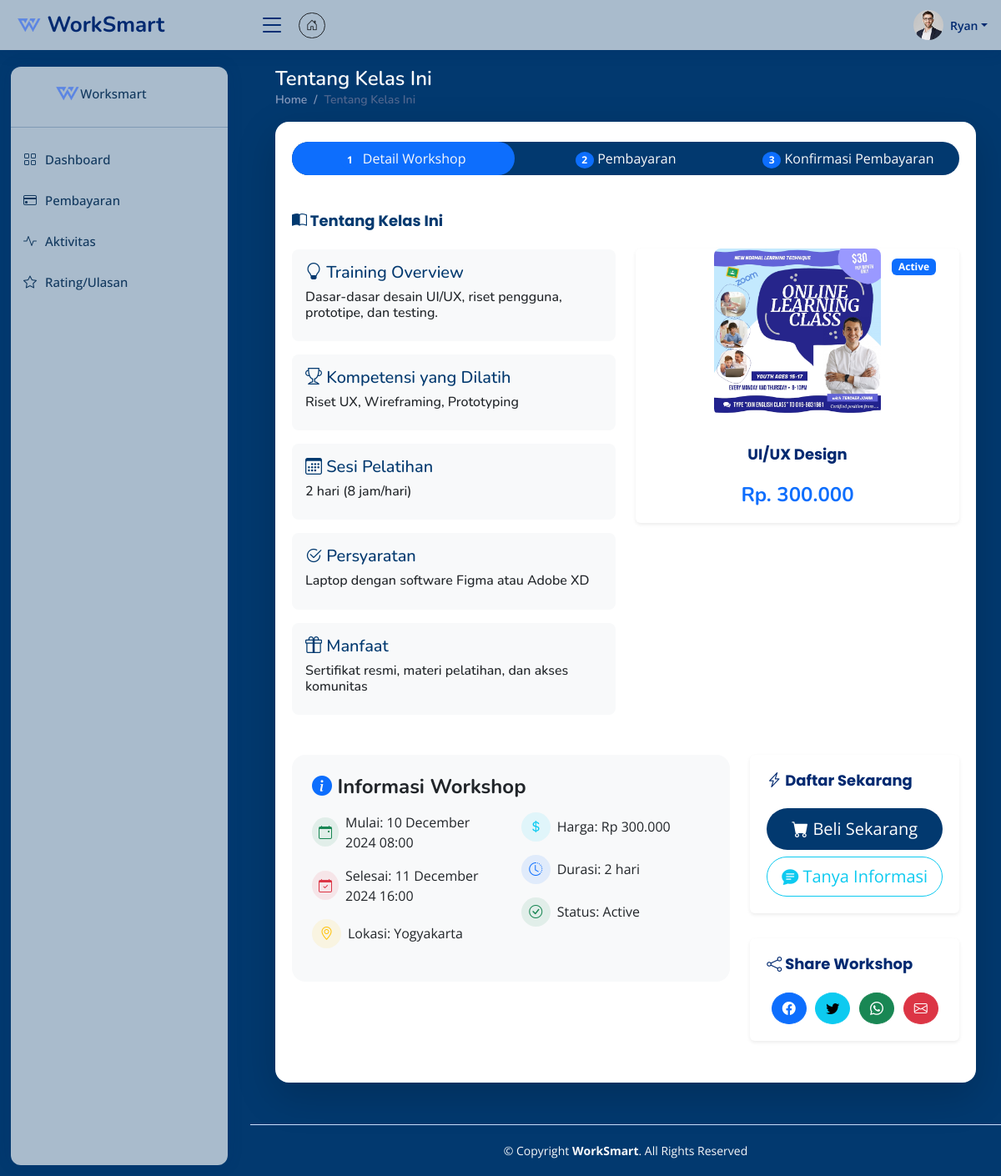
The page /pages/detail-workshop.php?workshop_id=3 (signed in) on the database its author committed.
### tables this page shows
CREATE TABLE `workshops` (
  `workshop_id` int(11) NOT NULL,
  `mitra_id` int(11) NOT NULL,
  `title` varchar(255) NOT NULL,
  `description` text DEFAULT NULL,
  `banner` varchar(100) NOT NULL,
  `training_overview` text NOT NULL,
  `trained_competencies` text NOT NULL,
  `training_session` text NOT NULL,
  `requirements` text NOT NULL,
  `benefits` text NOT NULL,
  `price` decimal(10,2) NOT NULL,
  `location` varchar(255) DEFAULT NULL,
  `start_date` datetime NOT NULL,
  `end_date` datetime DEFAULT NULL,
  `status` enum('active','inactive','cancelled') NOT NULL DEFAULT 'active',
  `created_at` timestamp NOT NULL DEFAULT current_timestamp(),
  `updated_at` timestamp NOT NULL DEFAULT current_timestamp() ON UPDATE current_timestamp()
);

### controllers/function.php (called while the page is built, shortened)
<?php
function getWorkshopById($workshop_id) {
    require '../databases/database.php';
    $sql = "SELECT w.*, CONCAT(u.first_name, ' ', u.last_name) as mitra_name
            FROM workshops w
            LEFT JOIN users u ON w.mitra_id = u.user_id
            WHERE w.workshop_id = ?";
    $stmt = $conn->prepare($sql);
    $stmt->bind_param("i", $workshop_id);
    $stmt->execute();
    $result = $stmt->get_result();
    return $result->fetch_assoc();
}
?>

### pages/detail-workshop.php (the view, shortened to what this page needs)
<?php
$workshop_id = $_GET['workshop_id'];
require '../controllers/function.php';
$data = getWorkshopById($workshop_id);
$role = $_SESSION['role'];
?>
<!DOCTYPE html>
<html lang="en">
<head>
  <link href="assets/vendor/bootstrap/css/bootstrap.min.css" rel="stylesheet">
  <link href="assets/vendor/bootstrap-icons/bootstrap-icons.css" rel="stylesheet">
  <link href="assets/vendor/boxicons/css/boxicons.min.css" rel="stylesheet">
  <link href="assets/vendor/quill/quill.snow.css" rel="stylesheet">
  <link href="assets/vendor/quill/quill.bubble.css" rel="stylesheet">
  <link href="assets/vendor/remixicon/remixicon.css" rel="stylesheet">
  <link href="https://cdn.datatables.net/1.11.5/css/dataTables.bootstrap5.min.css" rel="stylesheet">
  <link href="https://cdn.datatables.net/responsive/2.2.9/css/responsive.bootstrap5.min.css" rel="stylesheet">
  <link href="https://cdn.datatables.net/buttons/2.2.2/css/buttons.bootstrap5.min.css" rel="stylesheet">
  <link href="assets/css/style.css" rel="stylesheet">
  <link href="assets/css/brand.css" rel="stylesheet">
</head>
<body>
  <?php require 'header.php'; ?>
  <?php require 'sidebar.php'; ?>
  <main id="main" class="main brand-bg-color">
    <div class="pagetitle">
      <h1 class="text-light">Tentang Kelas Ini</h1>
      <nav>
        <ol class="breadcrumb">
          <li class="breadcrumb-item"><a href="dashboard.php">Home</a></li>
          <li class="breadcrumb-item active">Tentang Kelas Ini</li>
        </ol>
      </nav>
    </div>
    <section class="section dashboard">
    <?php if($role!='admin' && $role!='mitra'){ ?>
        <div class="row">
          <div class="col-lg-12">
            <div class="card shadow-lg rounded-4">
              <div class="card-body">
                <div class="wizard-nav mb-4">
                  <ul class="nav nav-pills nav-justified mt-4 brand-bg-color rounded-pill">
                    <li class="nav-item">
                      <a class="nav-link active rounded-pill text-light" id="step1-tab" data-bs-toggle="pill" href="#step1">
                        <span class="step badge bg-primary rounded-circle">1</span>
                        <span>Detail Workshop</span>
                      </a>
                    </li>
                    <li class="nav-item">
                      <a class="nav-link rounded-pill text-light" id="step2-tab" data-bs-toggle="pill" href="#step2">
                        <span class="step badge bg-primary rounded-circle">2</span>
                        <span>Pembayaran</span>
                      </a>
                    </li>
                    <li class="nav-item">
                      <a class="nav-link rounded-pill text-light" id="step3-tab" data-bs-toggle="pill" href="#step3">
                        <span class="step badge bg-primary rounded-circle">3</span>
                        <span>Konfirmasi Pembayaran</span>
                      </a>
                    </li>
                  </ul>
                </div>
                <div class="tab-content">
                  <div class="tab-pane fade show active" id="step1">
                    <div class="row">
                      <div class="col-lg-6 text-left">
                          <h5 class="card-title brand-color fw-bold"><i class="bi bi-book-half"></i> Tentang Kelas Ini</h5>
                          <div class="p-3 bg-light rounded-3 mb-3">
                            <h5 class="brand-color"><i class="bi bi-lightbulb"></i> Training Overview</h5>
                            <h6><?= $data['training_overview']; ?></h6>
                          </div>
                          <div class="p-3 bg-light rounded-3 mb-3">
                            <h5 class="brand-color"><i class="bi bi-trophy"></i> Kompetensi yang Dilatih</h5>
                            <h6><?= $data['trained_competencies']; ?></h6>
                          </div>
                          <div class="p-3 bg-light rounded-3 mb-3">
                            <h5 class="brand-color"><i class="bi bi-calendar3"></i> Sesi Pelatihan</h5>
                            <h6><?= $data['training_session']; ?></h6>
                          </div>
                          <div class="p-3 bg-light rounded-3 mb-3">
                            <h5 class="brand-color"><i class="bi bi-check2-circle"></i> Persyaratan</h5>
                            <h6><?= $data['requirements']; ?></h6>
                          </div>
                          <div class="p-3 bg-light rounded-3">
                            <h5 class="brand-color"><i class="bi bi-gift"></i> Manfaat</h5>
                            <h6><?= $data['benefits']; ?></h6>
                          </div>
                      </div>
                      <div class="col-lg-6 text-center mt-5">
                          <div class="card shadow-sm hover-shadow mt-3">
                              <div class="card-body">
                                  <div class="position-relative">
                                    <img src="assets/img/workshops/<?= $data['banner']; ?>" alt="Workshop Banner" class="rounded-3 img-fluid mb-3" style="max-height: 200px; object-fit: cover;">
                                    <div class="position-absolute top-0 end-0 m-2">
                                      <span class="badge bg-primary"><?= ucfirst($data['status']) ?></span>
                                    </div>
                                  </div>
                                  <h5 class="card-title fw-bold"><?= $data['title']; ?></h5>
                                  <h4 class="text-primary mb-0 fw-bold">Rp. <?= number_format($data['price'], 0, ',', '.') ?></h4>
                              </div>
                          </div>
                      </div>
                    </div>
                    <div class="row mt-5">
                      <div class="col-lg-8">
                          <div class="workshop-details">
                              <div class="info-block mb-4 p-4 bg-light rounded-4">
                                  <h4 class="text-dark fw-bold"><i class="bi bi-info-circle-fill text-primary"></i> Informasi Workshop</h4>
                                  <div class="row mt-3">
                                      <div class="col-md-6">
                                          <ul class="list-unstyled">
                                              <li class="mb-3 d-flex align-items-center">
                                                <span class="icon-wrapper bg-success bg-opacity-10 rounded-circle p-2 me-2">
                                                  <i class="bi bi-calendar-event text-success"></i>
                                                </span>
                                                Mulai: <?= date('d F Y H:i', strtotime($data['start_date'])) ?>
                                              </li>
                                              <li class="mb-3 d-flex align-items-center">
                                                <span class="icon-wrapper bg-danger bg-opacity-10 rounded-circle p-2 me-2">
                                                  <i class="bi bi-calendar-check text-danger"></i>
                                                </span>
                                                Selesai: <?= date('d F Y H:i', strtotime($data['end_date'])) ?>
                                              </li>
                                              <li class="mb-3 d-flex align-items-center">
                                                <span class="icon-wrapper bg-warning bg-opacity-10 rounded-circle p-2 me-2">
                                                  <i class="bi bi-geo-alt text-warning"></i>
                                                </span>
                                                Lokasi: <?= $data['location'] ?>
                                              </li>
                                          </ul>
                                      </div>
                                      <div class="col-md-6">
                                          <ul class="list-unstyled">
                                              <li class="mb-3 d-flex align-items-center">
                                                <span class="icon-wrapper bg-info bg-opacity-10 rounded-circle p-2 me-2">
                                                  <i class="bi bi-currency-dollar text-info"></i>
                                                </span>
                                                Harga: Rp <?= number_format($data['price'], 0, ',', '.') ?>
                                              </li>
                                              <li class="mb-3 d-flex align-items-center">
                                                <span class="icon-wrapper bg-primary bg-opacity-10 rounded-circle p-2 me-2">
                                                  <i class="bi bi-clock-history text-primary"></i>
                                                </span>
                                                Durasi: <?= ceil((strtotime($data['end_date']) - strtotime($data['start_date'])) / (60 * 60 * 24)) ?> hari
                                              </li>
                                              <li class="mb-3 d-flex align-items-center">
                                                <span class="icon-wrapper bg-success bg-opacity-10 rounded-circle p-2 me-2">
                                                  <i class="bi bi-check-circle text-success"></i>
                                                </span>
                                                Status: <?= ucfirst($data['status']) ?>
                                              </li>
                                          </ul>
                                      </div>
                                  </div>
                              </div>
                          </div>
                      </div>
                      <div class="col-lg-4">
                          <div class="card shadow-sm hover-shadow">
                              <div class="card-body">
                                  <h5 class="card-title fw-bold"><i class="bi bi-lightning-charge"></i> Daftar Sekarang</h5>
                                  <div class="d-grid gap-2">
                                      <?php if($data['status'] == 'active'): ?>
                                          <button class="btn brand-btn rounded-pill btn-lg" type="button" onclick="nextStep()">
                                              <i class="bi bi-cart-fill"></i> Beli Sekarang
                                          </button>
                                          <a href="pesan.php?mitra_id=<?= $data['mitra_id'] ?>&workshop_title=<?= urlencode($data['title']) ?>" class="btn btn-outline-info rounded-pill btn-lg" type="button">
                                              <i class="bi bi-chat-text-fill"></i> Tanya Informasi
                                      </a>
                                      <?php else: ?>
                                          <button class="btn btn-secondary btn-lg" type="button" disabled>
                                              <i class="bi bi-x-circle"></i> Workshop Tidak Tersedia
                                          </button>
                                      <?php endif; ?>
                                  </div>
                              </div>
                          </div>
                          <div class="card mt-3 shadow-sm hover-shadow">
                              <div class="card-body">
                                  <h5 class="card-title fw-bold"><i class="bi bi-share"></i> Share Workshop</h5>
                                  <div class="d-flex justify-content-around">
                                      <a href="#" class="btn btn-primary rounded-circle"><i class="bi bi-facebook"></i></a>
                                      <a href="#" class="btn btn-info rounded-circle"><i class="bi bi-twitter"></i></a>
                                      <a href="#" class="btn btn-success rounded-circle"><i class="bi bi-whatsapp"></i></a>
                                      <a href="#" class="btn btn-danger rounded-circle"><i class="bi bi-envelope"></i></a>
                                  </div>
                              </div>
                          </div>
                      </div>
                    </div>
                  </div>
            </div>
          </div>
        </div>
    <?php } ?>
      </section>
        </main>
  <footer id="footer" class="footer brand-bg-color">
    <div class="copyright text-light">
      © Copyright <strong><span>WorkSmart</span></strong>. All Rights Reserved
    </div>
  </footer>
</body>
</html>

### pages/assets/css/style.css (style rules this page uses)
:root { scroll-behavior: smooth; }
body { font-family: "Open Sans", sans-serif; background: #02396f!important; color: #02396f!important; }
a { color: #275f96; text-decoration: none; }
h1, h2, h3, h4, h5, h6 { font-family: "Nunito", sans-serif; }
#main { margin-top: 60px; padding: 20px 30px; transition: all 0.3s; }
.pagetitle { margin-bottom: 10px; }
.pagetitle h1 { font-size: 24px; margin-bottom: 0; font-weight: 600; color: #012970; }
.card { margin-bottom: 30px; border: none; box-shadow: 0px 0 30px rgba(1, 41, 112, 0.1); }
.card-title { padding: 20px 0 15px 0; font-size: 18px; font-weight: 500; color: #012970; font-family: "Poppins", sans-serif; }
.card-body { padding: 0 20px 20px 20px; }
.breadcrumb { font-size: 14px; font-family: "Nunito", sans-serif; color: #899bbd; font-weight: 600; }
.breadcrumb a { color: #899bbd; transition: 0.3s; }
.breadcrumb .breadcrumb-item::before { color: #899bbd; }
.breadcrumb .active { color: #51678f; font-weight: 600; }
@media (min-width: 1200px) { #main, #footer { margin-left: 300px; } }
.footer { padding: 20px 0; font-size: 14px; transition: all 0.3s; border-top: 1px solid #cddfff; }
.footer .copyright { text-align: center; color: #012970; }

### pages/assets/css/brand.css (style rules this page uses)
.brand-color { color: #02396f!important; }
.brand-bg-color { background-color: #02396f!important; }
.brand-btn { background-color: #02396f; color: white; border: none; padding: 10px 20px; border-radius: 5px; cursor: pointer; transition: all 0.3s ease; }
h1,h2,h3,h4,h5,p { color: white; }

### pages/detail-workshop.php (style rules this page uses)
.icon-wrapper { display: inline-flex; align-items: center; justify-content: center; width: 35px; height: 35px; }

### rows shown on the page
workshops: training_overview "Dasar-dasar desain UI/UX, riset pengguna, prototipe, dan testing.", trained_competencies "Riset UX, Wireframing, Prototyping", training_session "2 hari (8 jam/hari)", requirements "Laptop dengan software Figma atau Adobe XD", benefits "Sertifikat resmi, materi pelatihan, dan akses komunitas", banner (picture), status "Active", title "UI/UX Design", price "300.000", start_date "10 December 2024 08:00", end_date "11 December 2024 16:00", location "Yogyakarta", end_date+start_date "2"

### other values the page prints
$_SESSION['first_name'] "Ryan"
